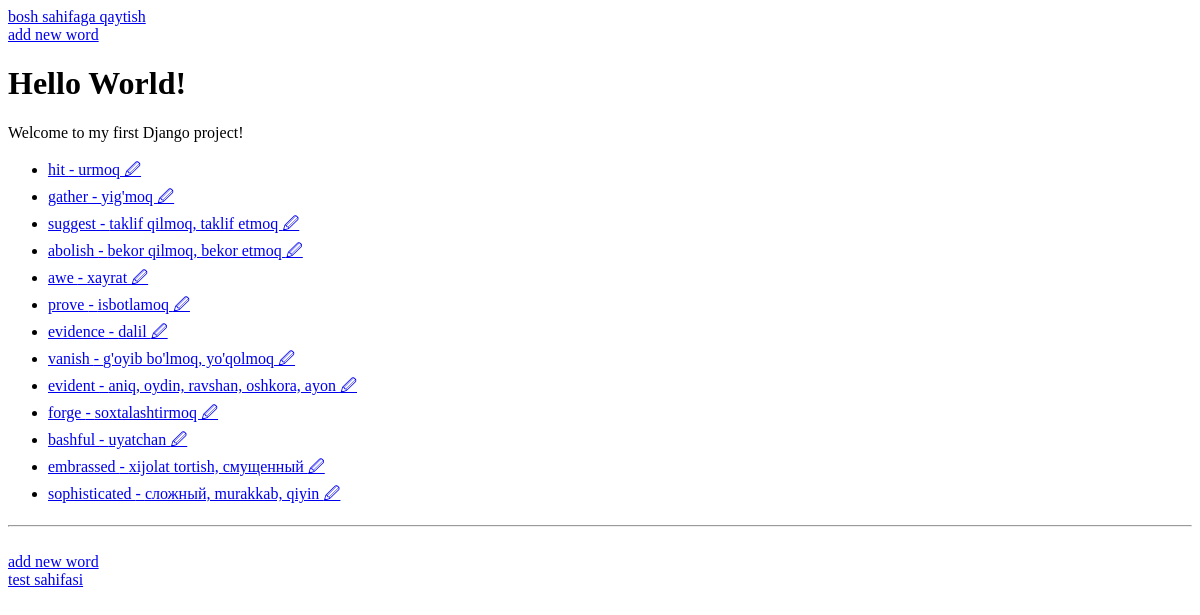
The app's page /, older data.
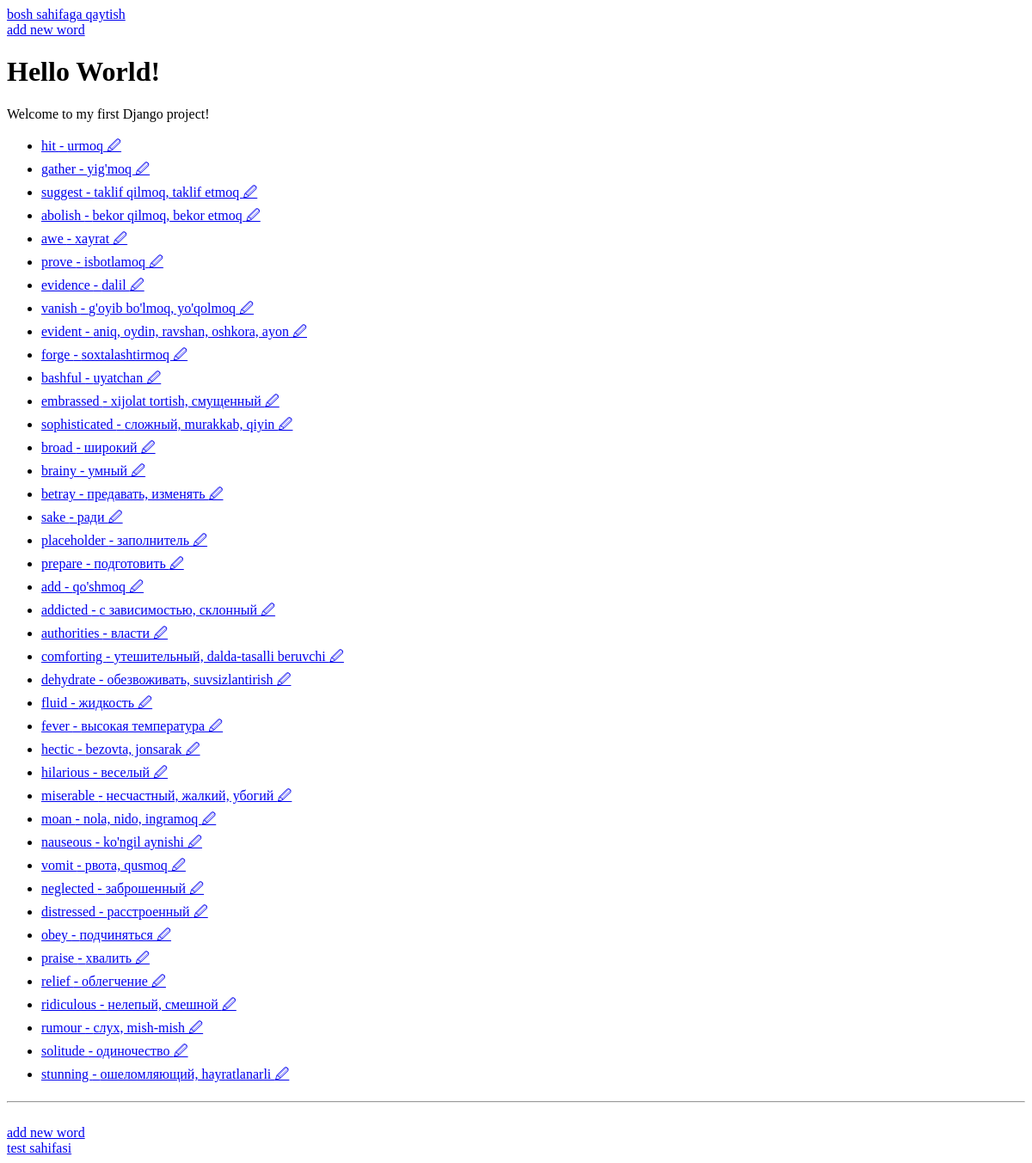
The same page, newer data.
### my_card/models.py (models this page shows, shortened)
class FlashWord(models.Model):
    word = models.CharField(max_length=100)
    translate = models.CharField(max_length=255)
    defenition = models.TextField(blank=True)

### my_card/views.py (the view)
# urls.py: path('', views.index, name='index'),
def index(request):
    if request.method == 'POST':
        form = FlashWordForm(request.POST)
        if form.is_valid():
            """birinchi html bilan, keyin Django.form yordamida forma yasadik.
            modellar uchun formalarni birinchisida qo'lda yozib , keyin modelfrom
            yordamida mavjud modellarning formalarini avtomatik yaratdik"""
            band = form.save()
    else:
        form = FlashWordForm()
    my_words = FlashWord.objects.all()
    context = {'my_words':my_words}
    return render(request, 'my_card/index.html', context=context)

### my_card/templates/my_card/index.html (shortened to what this page needs)
{% extends "my_card/base.html" %}
{% block body %}
      <h1>Hello World!</h1>
      <p>Welcome to my first Django project!</p>
      <ul>
        {% for x in my_words %}
            <a href = "{% url 'wordpage' x.id %}">
            <li> {{x.word}} - {{x.translate}}
            </a>
            <a href = "{% url 'update' x.id %}">    &#128393; </li></a>
        {% endfor %}
      </ul>
{% endblock %}

Row changes from the older to the newer data that the page shows:
added FlashWord: word "broad", translate "широкий"
added FlashWord: word "brainy", translate "умный"
added FlashWord: word "betray", translate "предавать, изменять"
added FlashWord: word "sake", translate "ради"
added FlashWord: word "placeholder", translate "заполнитель"
added FlashWord: word "prepare", translate "подготовить"
added FlashWord: word "add", translate "qo'shmoq"
added FlashWord: word "addicted", translate "с зависимостью, склонный"
added FlashWord: word "authorities", translate "власти"
added FlashWord: word "comforting", translate "утешительный, dalda-tasalli beruvchi"
added FlashWord: word "dehydrate", translate "обезвоживать, suvsizlantirish"
added FlashWord: word "fluid", translate "жидкость"
added FlashWord: word "fever", translate "высокая температура"
added FlashWord: word "hectic", translate "bezovta, jonsarak"
added FlashWord: word "hilarious", translate "веселый"
added FlashWord: word "miserable", translate "несчастный, жалкий, убогий"
added FlashWord: word "moan", translate "nola, nido, ingramoq"
added FlashWord: word "nauseous", translate "ko'ngil aynishi"
added FlashWord: word "vomit", translate "рвота, qusmoq"
added FlashWord: word "neglected", translate "заброшенный"
added FlashWord: word "distressed", translate "расстроенный"
added FlashWord: word "obey", translate "подчиняться"
added FlashWord: word "praise", translate "хвалить"
added FlashWord: word "relief", translate "облегчение"
added FlashWord: word "ridiculous", translate "нелепый, смешной"
added FlashWord: word "rumour", translate "слух, mish-mish"
added FlashWord: word "solitude", translate "одиночество"
added FlashWord: word "stunning", translate "ошеломляющий, hayratlanarli"
